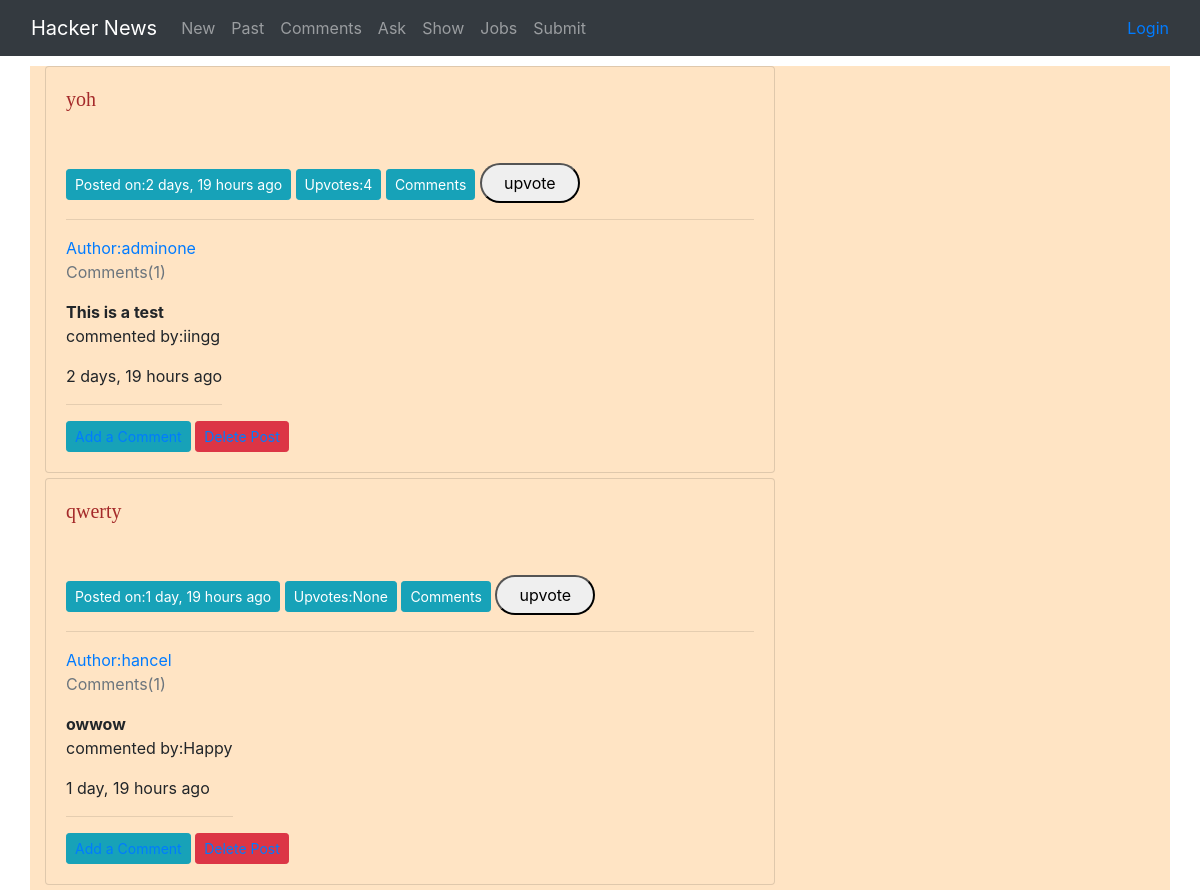
Before: / with the older database file.
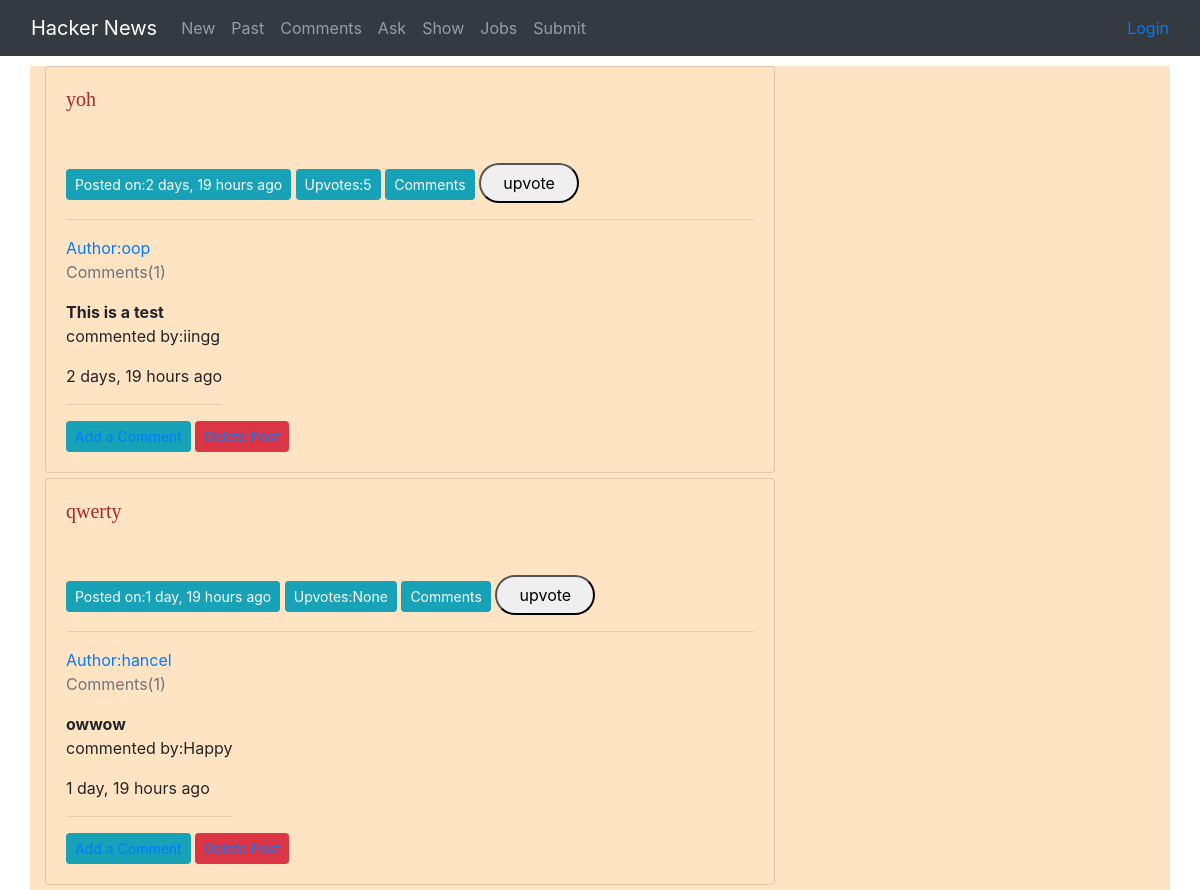
After: the same page with the newer database file.
### app/models.py (models this page shows, shortened)
class Post(models.Model):
    title = models.CharField(max_length=50)
    link = models.URLField(max_length=120)
    creation_date = models.DateField()
    upvote = models.IntegerField(null=True)
    author_name = models.CharField(max_length=50)
    @property
    def count_comments(self):
        comments = self.comments.count()
        return comments
    class Meta:
         ordering = ['-upvote']

### app/views.py (the view)
# urls.py: path('',views.home,name ='home'),
def home(request):
    posts = Post.objects.all()
    comments = Comments.objects.all()
    return render(request, 'index.html',locals())

### app/templates/index.html (shortened to what this page needs)
{%load  django_bootstrap5%}
{% load crispy_forms_tags %}
<link rel="stylesheet" href="https://stackpath.bootstrapcdn.com/bootstrap/4.3.1/css/bootstrap.min.css">
<link rel="stylesheet" href="https://pro.fontawesome.com/releases/v5.10.0/css/all.css"
integrity="sha384-AYmEC3Yw5cVb3ZcuHtOA93w35dYTsvhLPVnYs9eStHfGJvOvKxVfELGroGkvsg+p"
crossorigin="anonymous" />
{% block content %}
<nav class="navbar navbar-expand-lg navbar-dark bg-dark">
  <div class="container-fluid">
    <a class="navbar-brand" href="{% url 'home' %}">Hacker News</a>
    <div class="collapse navbar-collapse" id="navbarText">
      <ul class="navbar-nav me-auto mb-2 mb-lg-0">
        <li class="nav-item">
          <a class="nav-link" href="{% url 'new' %}">New</a>
        </li>
        <li class="nav-item">
          <a class="nav-link" href="{% url 'past' %}">Past</a>
        </li>
        <li class="nav-item">
          <a class="nav-link" href="{% url 'comments' %}">Comments</a>
        </li>
        <li class="nav-item">
          <a class="nav-link" href="">Ask</a>
        </li>
        <li class="nav-item">
            <a class="nav-link" href="">Show</a>
          </li>
          <li class="nav-item">
            <a class="nav-link" href="">Jobs</a>
          </li>
          <li class="nav-item">
            <a class="nav-link" href="{% url 'update'%}">Submit</a>
          </li>
      </ul>
      <ul class="nav navbar-nav ml-auto">
        <li><a href="">Login</a></li>
      </ul>
</nav>
<div class="container" style="margin-top: 10px; background-color: bisque;">
  <div class="row">
    {% for post in posts %}
    {% for comment in post.comments.all %}
    <div class="col-md-8" style="background-color: bisque;">
      <div class="card" style="margin-bottom: 5px;background-color: bisque;">
        <div class="card-body">
          <h5
            class="card-title"><a
          href="{{post.link}}"
          target="_blank"
          style="font-family: 'Nosifer', cursive; color: brown"
          >{{post.title}}</a>
          </h5>
        </div>
        <div class="card-body">
            <button class="btn btn-info btn-sm">Posted on:{{post.creation_date| timesince}} ago</button>
            <button class="btn btn-info btn-sm">Upvotes:{{post.upvote}}</button>
            <button class="btn btn-info btn-sm">Comments</button>
            <td>
              <a href="{% url 'upvote' id=post.id  %}">
                <button type="button" class="likes" style="text-align:center;border-radius:40px;width: 100px;height: 40px">upvote</button>
              </a>
            </td>
          <hr />
            <a href=""> Author:{{post.author_name}}</a>
          <p class="text-muted" style="cursor:pointer">Comments({{post.count_comments}})
        </p>
        <div class="" style="display: flex;flex-direction: row;">
            <div class=""> <span><strong> {{comment.content}} </strong></span>
                <p>commented by:{{comment.author_name}}</p>
                <p>{{comment.creation_date| timesince}} ago</p>
                <hr>
            </div>
        </div>
        <button class="btn btn-info btn-sm">
            <a href="{% url 'comment' post.id%}">Add a Comment</a>
          </button>
          <button class="btn btn-danger btn-sm">
            <a href="{% url 'delete' post.id%}">Delete Post</a>
          </button>
        </div>
      </div>
    </div>
    {% endfor %}
    {% endfor %}
  </div>
</div>
{% endblock %}

Changed rows visible on the page:
changed Post "yoh": upvote "4" → "5"; author_name "adminone" → "oop"
